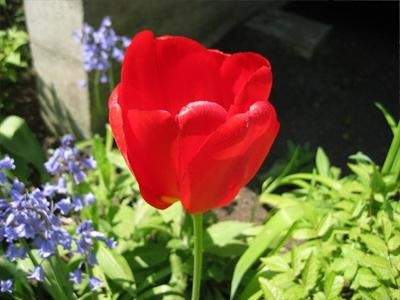
%> input picture saliency_co-fusion/saliencydetection/DSR/test1.jpg, 400 x 300 px
$ octave --eval "result = separation_measure('../../saliency_co-fusion/saliencydetection/DSR/test1.jpg');"   (GNU Octave 9; MATLAB toolbox functions it lacks are replaced by stand-ins)
%> lines starting %> are read from the running program, lines starting %| are printed output that depends on the picture; in (x1, y1, x2, y2) boxes, pixels count from 0 and x2, y2 are one past the last pixel; in counts of white or black regions, pixels touching at a corner belong together; the program's own positions count from 1
function y = separation_measure(filepath)

img = imread(filepath);
%> img is the input picture: size 300x400x3 uint8; mean R, G, B 120.4, 94.7, 61.7
[m,n] = size(img);
%> m = 300; n = 1200
fore_gray_avg = 0;
back_gray_avg = 0;
fore_gray_var = 0;
back_gray_var = 0;
fore_num = 0;
back_num = 0;

for i=1:1:m
    for j=1:1:n
        bimg(i,j) = img(i,j)/255;
    end
end
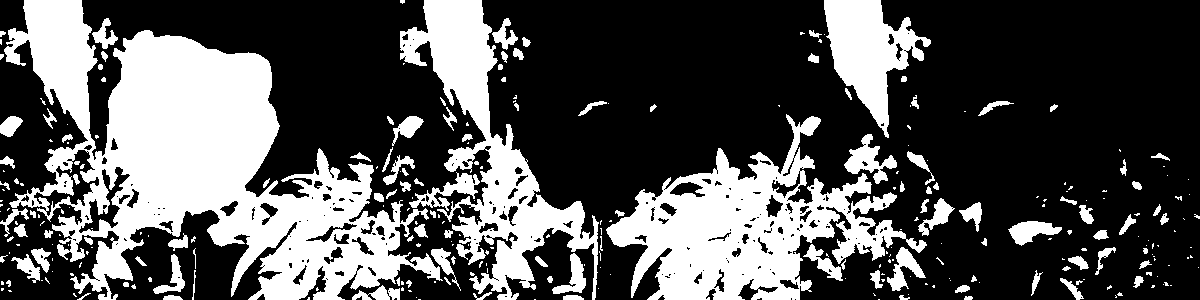
%> bimg: size 300x1200 uint8; values 0 (black) and 1 (white), 32.9% white; 291 white regions (173 under 20 px), largest, box (x1, y1, x2, y2) and area: (4, 0, 443, 300) 54943, (606, 114, 927, 300) 24058, (400, 0, 599, 300) 16934

level = graythresh(img);
%> level = 0.431

for i=1:1:m
    for j=1:1:n
        if(bimg(i,j) >= level)
            fore_gray_avg = fore_gray_avg + double(img(i,j));
            fore_num = fore_num + 1;
        end
        if(bimg(i,j)<level)
            back_gray_avg = back_gray_avg + double(img(i,j));
            back_num = back_num + 1;
        end
    end
end
%> after the loop, back_gray_avg = 10763664; back_num = 241689; fore_gray_avg = 22453314; fore_num = 118311
fore_gray_avg = fore_gray_avg / fore_num;
%> fore_gray_avg = 189.8
back_gray_avg = back_gray_avg / back_num;
%> back_gray_avg = 44.54

for i=1:1:m
    for j=1:1:n
        if(bimg(i,j) >= level)
            fore_gray_var = fore_gray_var + double((img(i,j) - fore_gray_avg)^2);
        end
        if(bimg(i,j)<level)
            back_gray_var = back_gray_var + double((img(i,j) - back_gray_avg)^2);
        end
    end
end
%> after the loop, back_gray_var = 19241489; fore_gray_var = 12496430

fore_gray_var = sqrt(fore_gray_var / (fore_num-1));
%> fore_gray_var = 10.28
back_gray_var = sqrt(back_gray_var / (back_num-1));
%> back_gray_var = 8.92

% [4 lines of commented-out code are left out]

fore =@(x) normpdf(x,fore_gray_avg,fore_gray_var);
back =@(x) normpdf(x,back_gray_avg,back_gray_var);


y = @(x)normpdf(x,fore_gray_avg,fore_gray_var)-normpdf(x,back_gray_avg,back_gray_var);

if(y(0)*y(255)>=0 )
    overlap = 0;
else
    if(isnan(y(0)) || isnan(y(255)))
        overlap = 0;
    else
        y(0)
%> ans = -1.74e-07
        y(255)
%> ans = 6.99e-11
        point = fzero(y,[0,255]);
%> point = 112.1
        if(point<=255 && point>=0)
            overlap = integral(fore,0,point) + integral(back,point,255);
%> overlap = 3.87e-14
        else
            overlap = 0;
        end
    end
end
y = overlap;
%> y = 3.87e-14
